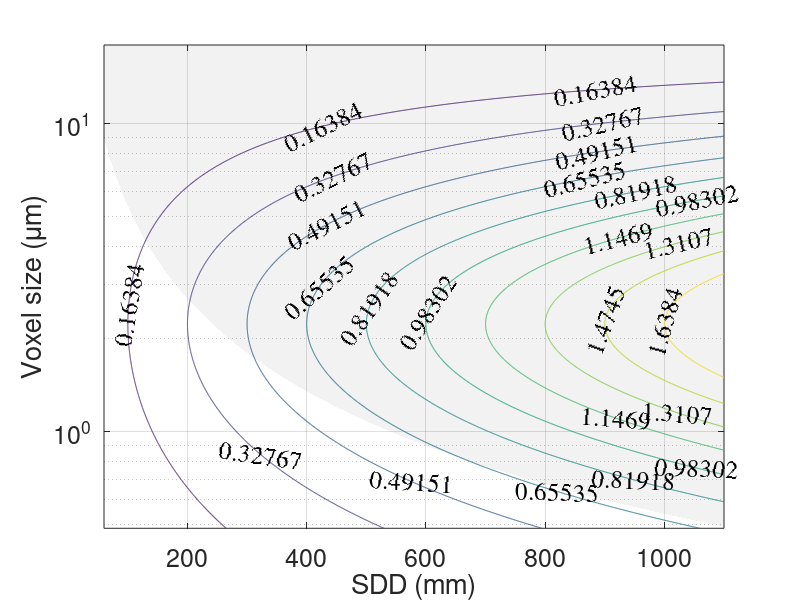

Reproduce this figure in MATLAB.
%% Micro-CT Imaging Simulation for 3D Virtual Histology
% This code simulates a micro-CT setup used for 3D virtual histology of FFPE blocks.
% Please cite the following paper if you use or extend this code:
% "A survey of micro-CT for 3D virtual histology of FFPE blocks,"
% Kiarash Tajbakhsh et al., 2024. 
% DOI: https://doi.org/10.1364/OE.16.003223

%% Initialization
close all; clear; clc;

%% Define Physical and Geometric Parameters
% Units: micrometers (µm) unless stated otherwise
pixel_size   = 18;           % Detector pixel size [µm]
min_SOD      = 30;            % Minimum source-to-object distance [mm] (geometrical constraint)
obj_thickness = 2.5e3;         % Thickness of the object [µm]
I0           = 1;             % Incident wave amplitude

lambda = 8.2e-5;             % Wavelength [µm]
k = 2*pi / lambda;           % Wavenumber [1/µm]

%% Define Imaging Geometry
% SDD: Source-to-Detector Distance range (µm)
SDD = linspace(60, 1100, 1000);

% SOD: Source-to-Object Distance grid (each row corresponds to an SDD, values logarithmically spaced)
SOD = SDD' * logspace(-1.57, 0, 1000);

% Create a 2D grid for SDD (used in element-wise operations)
SDD_2D = SDD' * ones(1, numel(SDD));

% Magnification factor: M = SDD / SOD
M = SDD_2D ./ SOD;

% R2: Distance from object to detector in µm (note conversion from mm)
R2 = (SDD_2D - SOD) * 1e3;

% Detector coordinate range (µm)
x = -100:100;

%% System Resolution Parameters
% Define source and detector resolution characteristics (FWHM values)
sig_src = 5;                     % Source width [µm]
sig_det = 2 * pixel_size;        % Detector PSF width [µm]

% Compute the system PSF combining source and detector contributions, scaled by magnification
sig_sys = sqrt((M - 1).^2 .* (sig_src ./ M).^2 + (sig_det ./ M).^2);

% Intrinsic object PSF
sig_obj = 1;                     
sigma = sqrt(sig_sys.^2 + sig_obj.^2);  % Combined PSF (system and object)

% Phase shift introduced by the specimen (depends on refractive index decrement)
delta = 1e-6;                    % Refractive index decrement
phi = -k * delta * obj_thickness;  % Imposed phase-shift

% Compute optimal SOD for a given SDD and scanner parameters
opt_SOD = SDD .* sqrt(sig_src^2 / (sig_det^2 + sig_src^2));

%% Simulation: Intensity, Fresnel Number, and Visibility
% Preallocate arrays for the modulated intensity distribution (s), visibility (V),
% and Fresnel number (Nf).
s = zeros(size(SOD,1), size(SOD,2), numel(x));
V = zeros(size(SOD,1), size(SOD,2));
Nf = zeros(size(SOD,1), size(SOD,2));

% Constant term used in the intensity modulation
constant = R2 ./ M ./ (k * sigma.^3 * sqrt(2*pi)) * abs(phi);

% Loop over all SDD and SOD combinations to compute:
% - The modulated intensity distribution on the detector (s)
% - The Fresnel number (Nf)
% - The visibility metric (V)
for i = 1:size(SOD,1)        % Loop over SDD values
    for j = 1:size(SOD,2)    % Loop over SOD values
        % Calculate the modulated intensity distribution across the detector
        s(i,j,:) = I0 * (1 - constant(i,j) * x .* exp(-0.5 * (x.^2) / sigma(i,j)^2)) / M(i,j)^2;
        
        % Compute the Fresnel number of the imaging setup
        Nf(i,j) = sigma(i,j)^2 * k * M(i,j) / R2(i,j);
        
        % Calculate the visibility metric (contrast measure)
        V(i,j) = 0.2420 * ((lambda * R2(i,j)) / (sigma(i,j)^2 * 2*pi * M(i,j))) * abs(phi);
    end
end

%% Visualization: Contour Plot of Visibility
% Adjust the visibility matrix orientation for plotting
V_vis = rot90(V, -1);
V_vis = flip(V_vis, 2);

% Plot contour of visibility vs. SDD (mm) and voxel size (pixel_size/M at mid SDD)
figure;
[contourMatrix, hContour] = contour(SDD, pixel_size ./ M(500,:), V_vis);
set(gca, 'YScale', 'log');
ylabel('Voxel size (\mum)', 'FontSize', 18);
xlabel('SDD (mm)', 'FontSize', 18);
set(gca, 'FontSize', 18);
clabel(contourMatrix, hContour, "FontSize", 18, "fontname", "times");

% Highlight valid geometries for FFPE blocks with a transparent patch
xx = [60:1100, 1100, 60];
yy = [(pixel_size * min_SOD) ./ (60:1100), pixel_size, pixel_size];
patch(xx, yy, 'k', 'FaceAlpha', 0.05, 'EdgeColor', 'none');

grid on;
